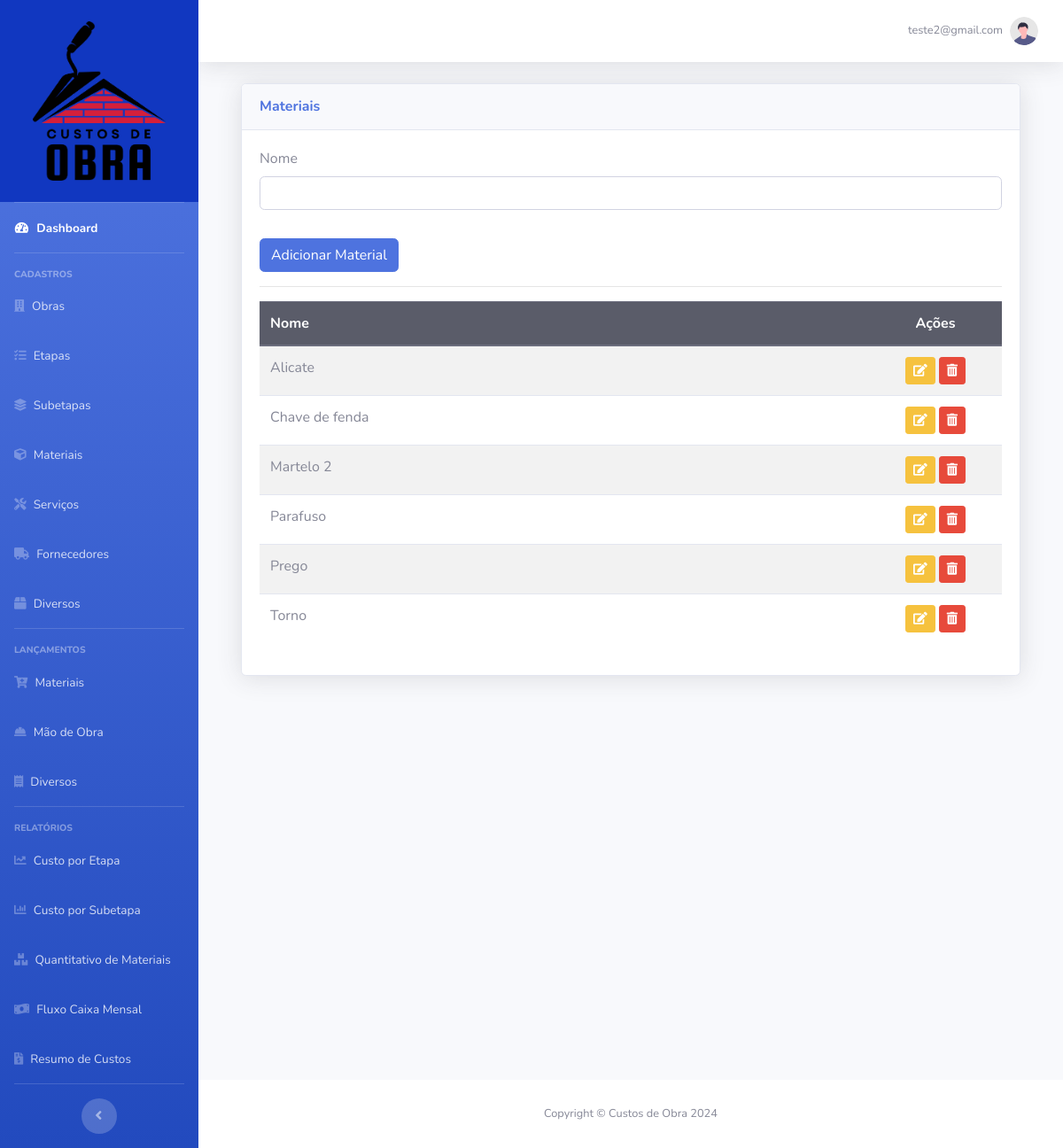
The app's page /cadastro/materiais (signed in), older data.
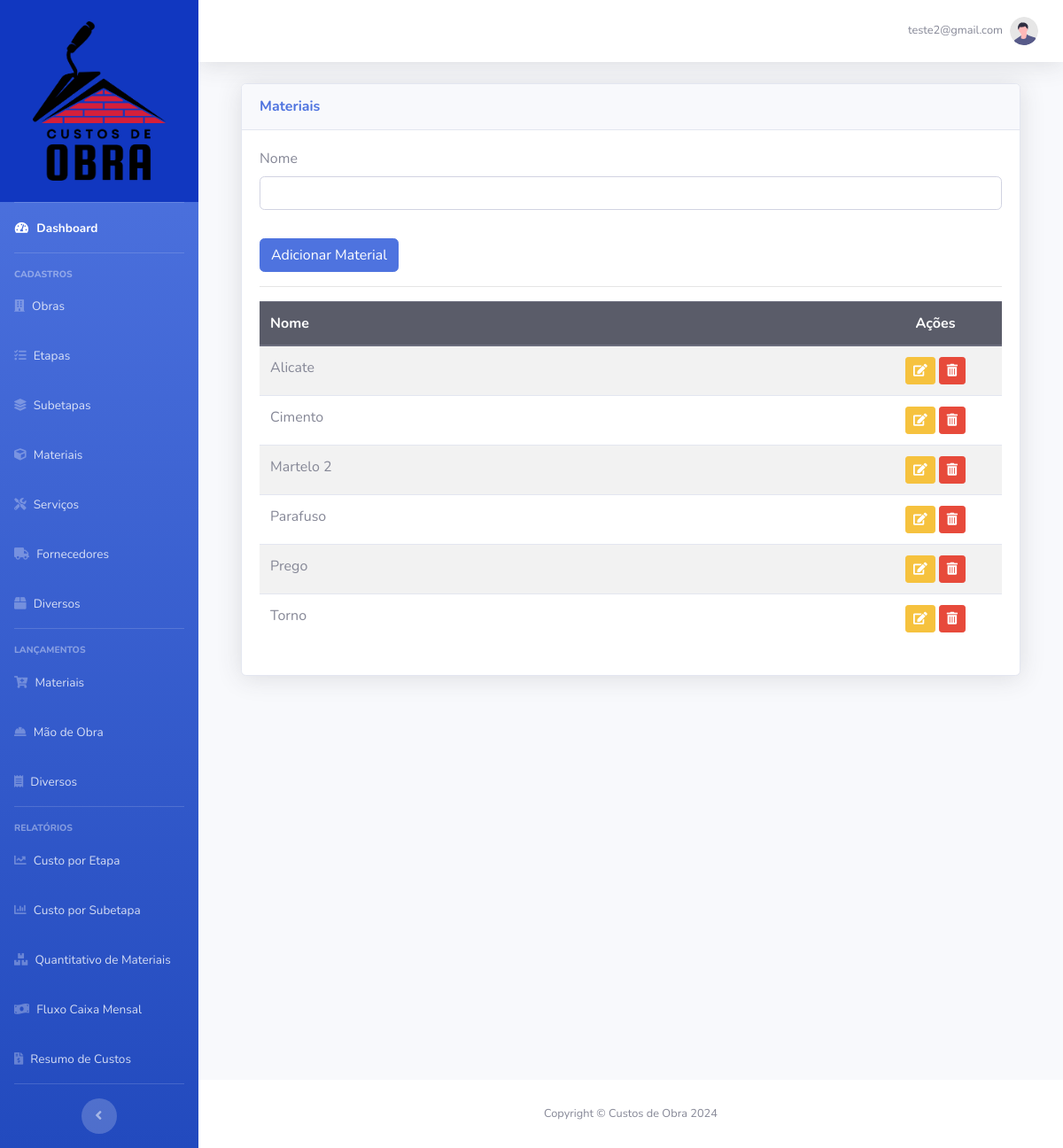
The same page, newer data.
### base_dir/models.py (models this page shows)
class Materiais(db.Model):
    id = db.Column(db.Integer, primary_key=True)
    nome = db.Column(db.String(60), nullable=False)
    usuario_id = db.Column(db.Integer, db.ForeignKey("usuario.id"), nullable=False)

### base_dir/routes.py (the view, shortened to what this page needs)
@app.route("/cadastro/materiais", methods=["GET", "POST"])
@login_required
def materiais():
    form_materiais = FormMateriais()
    usuario = current_user
    materiais_ordenados = sorted(usuario.materiais, key=lambda item: item.nome.lower())
    material_id = request.form.get("material_id")
    action = request.form.get("action")
    return render_template(
        "materiais.html",
        form_materiais=form_materiais,
        usuario=usuario,
        materiais=materiais_ordenados,
    )

### base_dir/forms.py
class FormMateriais(FlaskForm):
    nome = StringField("Nome", validators=[DataRequired()])
    botao = SubmitField("Adicionar Material")

### base_dir/models.py (called while the page is built)
@login_manager.user_loader
def load_usuario(id_usuario):
    return Usuario.query.get(id_usuario)

### base_dir/templates/materiais.html (shortened to what this page needs)
{% extends 'base.html' %}
{% block body %}
<div class="container-fluid">
   <div class="row">
      <div class="col-lg-12">
         <div class="card shadow mb-4">
            <div class="card-header py-3">
               <h6 class="m-0 font-weight-bold text-primary">Materiais</h6>
            </div>
            <div class="card-body">
               <form method="POST" action="" id="MateriaisForm" class="w-100">
                  <div class="form-group">
                     {{ form_materiais.nome.label(class="form-control-label") }}
                     {% if form_materiais.nome.errors %}
                     {{ form_materiais.nome(class="form-control is-invalid", id="input_nome") }}
                     <div class="invalid-feedback">
                        {% for erro in form_materiais.nome.errors %}
                        {{ erro }}
                        {% endfor %}
                     </div>
                     {% else %}
                     {{ form_materiais.nome(class="form-control", id="input_nome") }}
                     {% endif %}
                  </div>
                  {{ form_materiais.botao(class="btn btn-primary mt-3") }}
               </form>
               <hr>
               <div class="table-responsive">
                  <table class="table table-striped">
                     <thead class="thead-dark">
                        <tr>
                           <th scope="col">Nome</th>
                           <th scope="col" class="text-center">Ações</th>
                        </tr>
                     </thead>
                     <tbody>
                        {% for material in materiais %}
                        <tr>
                           <td>{{ material.nome.capitalize() }}</td>
                           <td class="text-center" style="width: 150px;">
                              <a href="{{ url_for('materiaiseditar', material_id=material.id) }}"
                                 class="btn btn-sm btn-warning">
                                 <i class="fas fa-edit"></i>
                              </a>
                              <form action="{{ url_for('materiais') }}" method="POST" class="d-inline"
                                 onsubmit="return confirmAndDisableButton(this, '{{ material.nome }}');">
                                 <button type="submit" class="btn btn-sm btn-danger">
                                    <i class="fas fa-trash-alt"></i>
                                 </button>
                              </form>
                           </td>
                        </tr>
                        {% endfor %}
                     </tbody>
                  </table>
               </div>
            </div>
         </div>
      </div>
   </div>
</div>
{% endblock %}

Row changes from the older to the newer data that the page shows:
removed Materiais: nome "Chave de fenda"
added Materiais: nome "Cimento"
